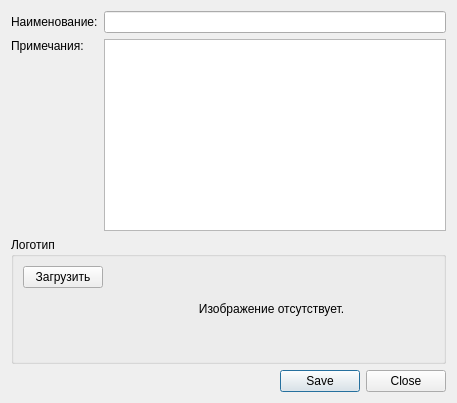
<?xml version="1.0" encoding="UTF-8"?>
<ui version="4.0">
 <class>AddClientDialog</class>
 <widget class="QDialog" name="AddClientDialog">
  <property name="geometry">
   <rect>
    <x>0</x>
    <y>0</y>
    <width>457</width>
    <height>403</height>
   </rect>
  </property>
  <property name="windowTitle">
   <string>Новый клиент</string>
  </property>
  <property name="windowIcon">
   <iconset resource="../resource.qrc">
    <normaloff>:/Images/clients.png</normaloff>:/Images/clients.png</iconset>
  </property>
  <layout class="QGridLayout" name="gridLayout_2">
   <item row="0" column="0">
    <widget class="QLabel" name="label">
     <property name="text">
      <string>Наименование:</string>
     </property>
    </widget>
   </item>
   <item row="0" column="1">
    <widget class="QLineEdit" name="lineEditName">
     <property name="maxLength">
      <number>30</number>
     </property>
     <property name="clearButtonEnabled">
      <bool>true</bool>
     </property>
    </widget>
   </item>
   <item row="1" column="0" alignment="Qt::AlignTop">
    <widget class="QLabel" name="label_2">
     <property name="text">
      <string>Примечания:</string>
     </property>
    </widget>
   </item>
   <item row="1" column="1">
    <widget class="QPlainTextEdit" name="plainTextEdit"/>
   </item>
   <item row="2" column="0" colspan="2">
    <widget class="QGroupBox" name="groupBox">
     <property name="title">
      <string>Логотип</string>
     </property>
     <layout class="QGridLayout" name="gridLayout" columnstretch="0,1">
      <item row="0" column="0">
       <widget class="QPushButton" name="pushButtonLoad">
        <property name="text">
         <string>Загрузить</string>
        </property>
       </widget>
      </item>
      <item row="1" column="0">
       <spacer name="verticalSpacer">
        <property name="orientation">
         <enum>Qt::Vertical</enum>
        </property>
        <property name="sizeHint" stdset="0">
         <size>
          <width>20</width>
          <height>40</height>
         </size>
        </property>
       </spacer>
      </item>
      <item row="0" column="1" rowspan="2">
       <widget class="QLabel" name="labelLogo">
        <property name="text">
         <string>Изображение отсутствует.</string>
        </property>
        <property name="alignment">
         <set>Qt::AlignCenter</set>
        </property>
       </widget>
      </item>
     </layout>
    </widget>
   </item>
   <item row="3" column="0" colspan="2">
    <widget class="QDialogButtonBox" name="buttonBox">
     <property name="standardButtons">
      <set>QDialogButtonBox::Close|QDialogButtonBox::Save</set>
     </property>
    </widget>
   </item>
  </layout>
 </widget>
 <resources>
  <include location="../resource.qrc"/>
 </resources>
 <connections/>
</ui>
